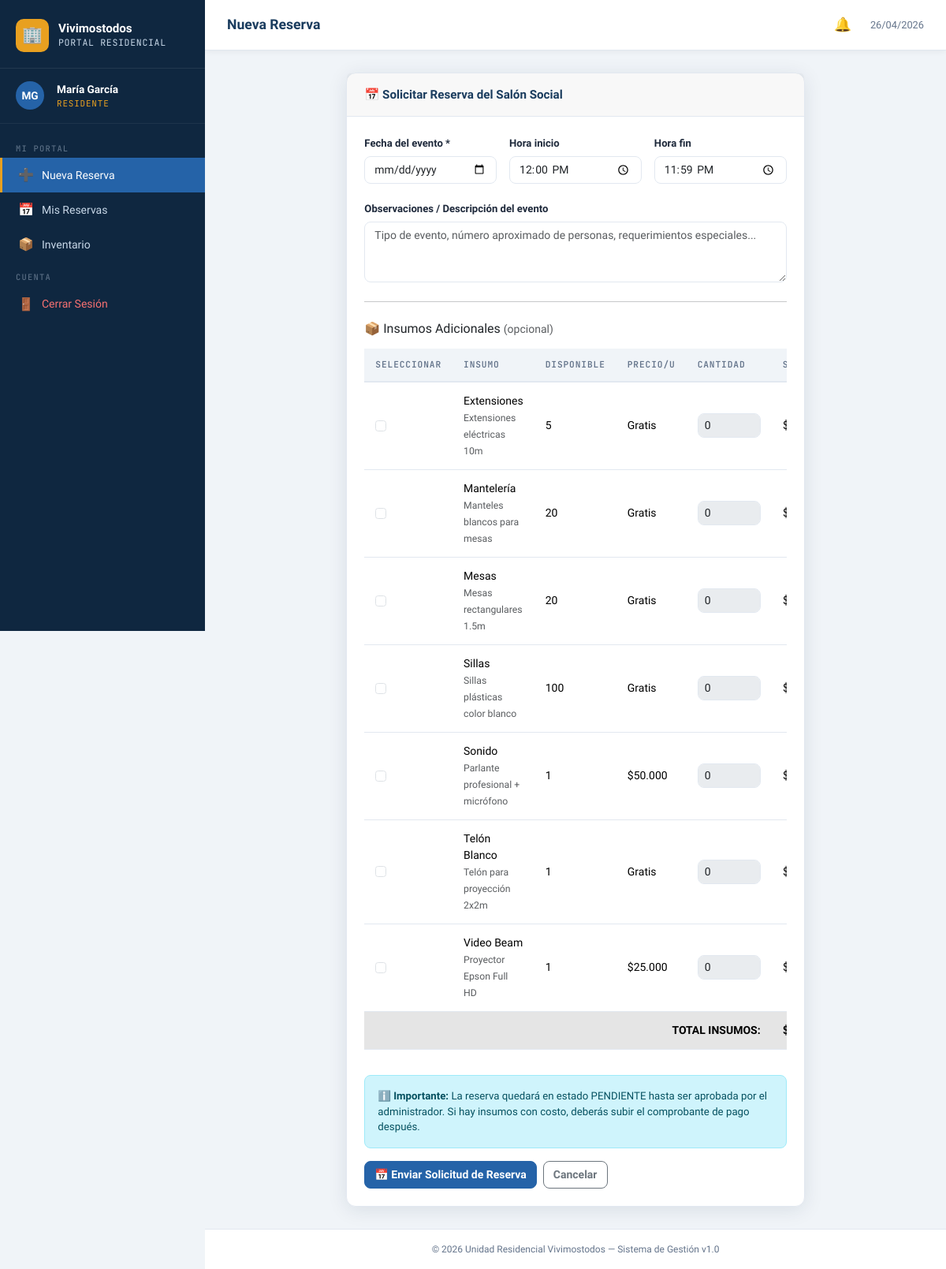
The page /residente/reservar.php (signed in) on the database its author committed.
### tables this page shows
CREATE TABLE IF NOT EXISTS inventario (
    id_insumo           INT AUTO_INCREMENT PRIMARY KEY,
    nombre              VARCHAR(100) NOT NULL,
    descripcion         TEXT,
    cantidad_total      INT NOT NULL,
    cantidad_disponible INT NOT NULL,
    precio_unitario     DECIMAL(10,2) DEFAULT 0,
    estado              ENUM('DISPONIBLE','NO DISPONIBLE') DEFAULT 'DISPONIBLE'
);

### config/functions.php (called while the page is built, shortened)
<?php
function sanitize(string $str): string {
    return htmlspecialchars(trim($str), ENT_QUOTES, 'UTF-8');
}
function formatMoneda(float $monto): string {
    return '$' . number_format($monto, 0, ',', '.');
}

### residente/reservar.php (the view, shortened to what this page needs)
<?php
require_once 'C:\xampp\htdocs\vivimostodos/config/functions.php';
$db = getDB();
$insumos_disponibles = $db->query("SELECT * FROM inventario WHERE estado='DISPONIBLE' AND cantidad_disponible>0 ORDER BY nombre")->fetchAll();
include 'C:/xampp/htdocs/vivimostodos/includes/header.php';
include 'C:/xampp/htdocs/vivimostodos/includes/sidebar.php';
?>
<div class="row justify-content-center">
    <div class="col-lg-8">
        <div class="card animate-in">
            <div class="card-header"><h5>📅 Solicitar Reserva del Salón Social</h5></div>
            <div class="card-body">
                <form method="POST" id="form-reserva">
                    <div class="row g-3">
                        <div class="col-md-4">
                            <label class="form-label">Fecha del evento *</label>
                            <input type="date" name="fecha_evento" id="fecha-input" class="form-control"
                                min="<?= date('Y-m-d') ?>"
                                value="<?= sanitize($_POST['fecha_evento'] ?? '') ?>" required>
                        </div>
                        <div class="col-md-4">
                            <label class="form-label">Hora inicio</label>
                            <input type="time" name="hora_inicio" class="form-control" value="<?= $_POST['hora_inicio'] ?? '12:00' ?>">
                        </div>
                        <div class="col-md-4">
                            <label class="form-label">Hora fin</label>
                            <input type="time" name="hora_fin" class="form-control" value="<?= $_POST['hora_fin'] ?? '23:59' ?>">
                        </div>
                        <div class="col-12">
                            <label class="form-label">Observaciones / Descripción del evento</label>
                            <textarea name="observaciones" class="form-control" rows="3" placeholder="Tipo de evento, número aproximado de personas, requerimientos especiales..."><?= sanitize($_POST['observaciones'] ?? '') ?></textarea>
                        </div>
                    </div>
                    <?php if ($insumos_disponibles): ?>
                    <hr class="my-4">
                    <h6 class="mb-3">📦 Insumos Adicionales <small class="text-muted fw-normal">(opcional)</small></h6>
                    <div class="table-responsive">
                        <table class="table table-sm">
                            <thead><tr><th>Seleccionar</th><th>Insumo</th><th>Disponible</th><th>Precio/U</th><th>Cantidad</th><th>Subtotal</th></tr></thead>
                            <tbody>
                            <?php foreach ($insumos_disponibles as $idx => $ins): ?>
                            <tr>
                                <td>
                                    <input type="checkbox" class="form-check-input insumo-check" data-idx="<?= $idx ?>"
                                        data-precio="<?= $ins['precio_unitario'] ?>" onchange="toggleInsumo(this)">
                                </td>
                                <td><?= sanitize($ins['nombre']) ?><br><small class="text-muted"><?= sanitize($ins['descripcion']) ?></small></td>
                                <td><?= $ins['cantidad_disponible'] ?></td>
                                <td><?= $ins['precio_unitario'] > 0 ? formatMoneda((float)$ins['precio_unitario']) : 'Gratis' ?></td>
                                <td>
                                    <input type="number" name="cantidades[]" id="cant-<?= $idx ?>" class="form-control form-control-sm"
                                        min="1" max="<?= $ins['cantidad_disponible'] ?>" value="0" style="width:80px"
                                        onchange="calcSubtotal(<?= $idx ?>, <?= $ins['precio_unitario'] ?>)" disabled>
                                </td>
                                <td id="sub-<?= $idx ?>" style="font-family:var(--font-mono)">$0</td>
                            </tr>
                            <?php endforeach; ?>
                            </tbody>
                            <tfoot>
                                <tr class="table-active fw-bold">
                                    <td colspan="5" class="text-end">TOTAL INSUMOS:</td>
                                    <td id="total-insumos" style="font-family:var(--font-mono)">$0</td>
                                </tr>
                            </tfoot>
                        </table>
                    </div>
                    <?php endif; ?>
                    <div class="alert alert-info mt-3" style="font-size:.83rem">
                        <strong>ℹ️ Importante:</strong> La reserva quedará en estado PENDIENTE hasta ser aprobada por el administrador.
                        Si hay insumos con costo, deberás subir el comprobante de pago después.
                    </div>
                    <div class="d-flex gap-2">
                        <button type="submit" class="btn btn-primary">📅 Enviar Solicitud de Reserva</button>
                        <a href="mis_reservas.php" class="btn btn-outline-secondary">Cancelar</a>
                    </div>
                </form>
            </div>
        </div>
    </div>
</div>
<?php
include 'C:/xampp/htdocs/vivimostodos/includes/footer.php'; ?>

### assets/css/style.css (style rules this page uses)
:root { --primary: #1a3c5e; --primary-light: #2563a8; --accent: #e8a020; --accent-light: #f5c842; --success: #16a34a; --danger: #dc2626; --warning: #d97706; --info: #0891b2; --bg: #f0f4f8; --bg-card: #ffffff; --sidebar-bg: #0f2740; --sidebar-text: #c8d8e8; --sidebar-hover: #1a3c5e; --sidebar-active:#2563a8; --text: #1e293b; --text-muted: #64748b; --border: #e2e8f0; --shadow: 0 4px 24px rgba(15,39,64,0.10); --shadow-lg: 0 8px 40px rgba(15,39,64,0.16); --radius: 12px; --radius-sm: 8px; --font: 'Sora', sans-serif; --font-mono: 'JetBrains Mono', monospace; }
* { box-sizing: border-box; margin: 0; padding: 0; }
body { font-family: var(--font); background: var(--bg); color: var(--text); min-height: 100vh; font-size: 0.92rem; }
.card { background: var(--bg-card); border: 1px solid var(--border); border-radius: var(--radius); box-shadow: var(--shadow); }
.card-header { padding: 18px 22px; border-bottom: 1px solid var(--border); display: flex; align-items: center; justify-content: space-between; flex-wrap: wrap; gap: 10px; }
.card-header h5 { font-size: 0.95rem; font-weight: 700; color: var(--primary); margin: 0; }
.card-body { padding: 22px; }
.btn { font-family: var(--font); font-weight: 600; border-radius: var(--radius-sm); font-size: 0.875rem; transition: all .2s; }
.btn-primary { background: var(--primary-light); border-color: var(--primary-light); }
.table { font-size: 0.875rem; }
.table th { background: var(--bg); color: var(--text-muted); font-size: 0.7rem; font-family: var(--font-mono); text-transform: uppercase; letter-spacing: .08em; font-weight: 600; border-bottom: 2px solid var(--border); padding: 12px 14px; }
.table td { padding: 13px 14px; vertical-align: middle; border-color: var(--border); }
.form-control, .form-select { border-radius: var(--radius-sm); border-color: var(--border); font-family: var(--font); font-size: 0.875rem; }
.form-label { font-weight: 600; font-size: 0.82rem; color: var(--text); margin-bottom: 6px; }
.alert { border-radius: var(--radius-sm); font-size: 0.875rem; }
.animate-in { animation: fadeInUp .35s ease both; }

### rows shown on the page
inventario: nombre "Extensiones", descripcion "Extensiones eléctricas 10m", cantidad_disponible "5", precio_unitario "Gratis", value "0"
inventario: nombre "Mantelería", descripcion "Manteles blancos para mesas", cantidad_disponible "20", precio_unitario "Gratis"
inventario: nombre "Mesas", descripcion "Mesas rectangulares 1.5m", cantidad_disponible "20", precio_unitario "Gratis"
inventario: nombre "Sillas", descripcion "Sillas plásticas color blanco", cantidad_disponible "100", precio_unitario "Gratis"
inventario: nombre "Sonido", descripcion "Parlante profesional + micrófono", cantidad_disponible "1", precio_unitario "$50.000"
inventario: nombre "Telón Blanco", descripcion "Telón para proyección 2x2m", cantidad_disponible "1", precio_unitario "Gratis"
inventario: nombre "Video Beam", descripcion "Proyector Epson Full HD", cantidad_disponible "1", precio_unitario "$25.000"

### other values the page prints
$initials "MG"
$user['nombre'] "María"
$user['apellido'] "García"
$rol "RESIDENTE"
$pageTitle "Nueva Reserva"
